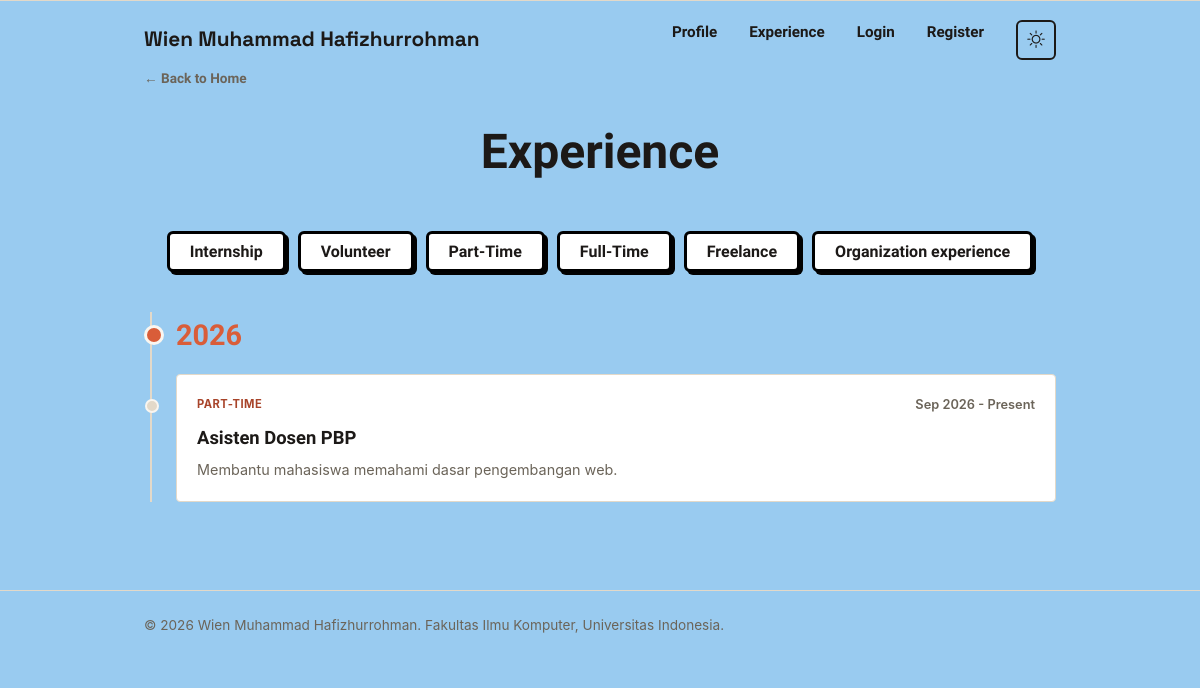
The page /experience/ on the database as committed earlier.
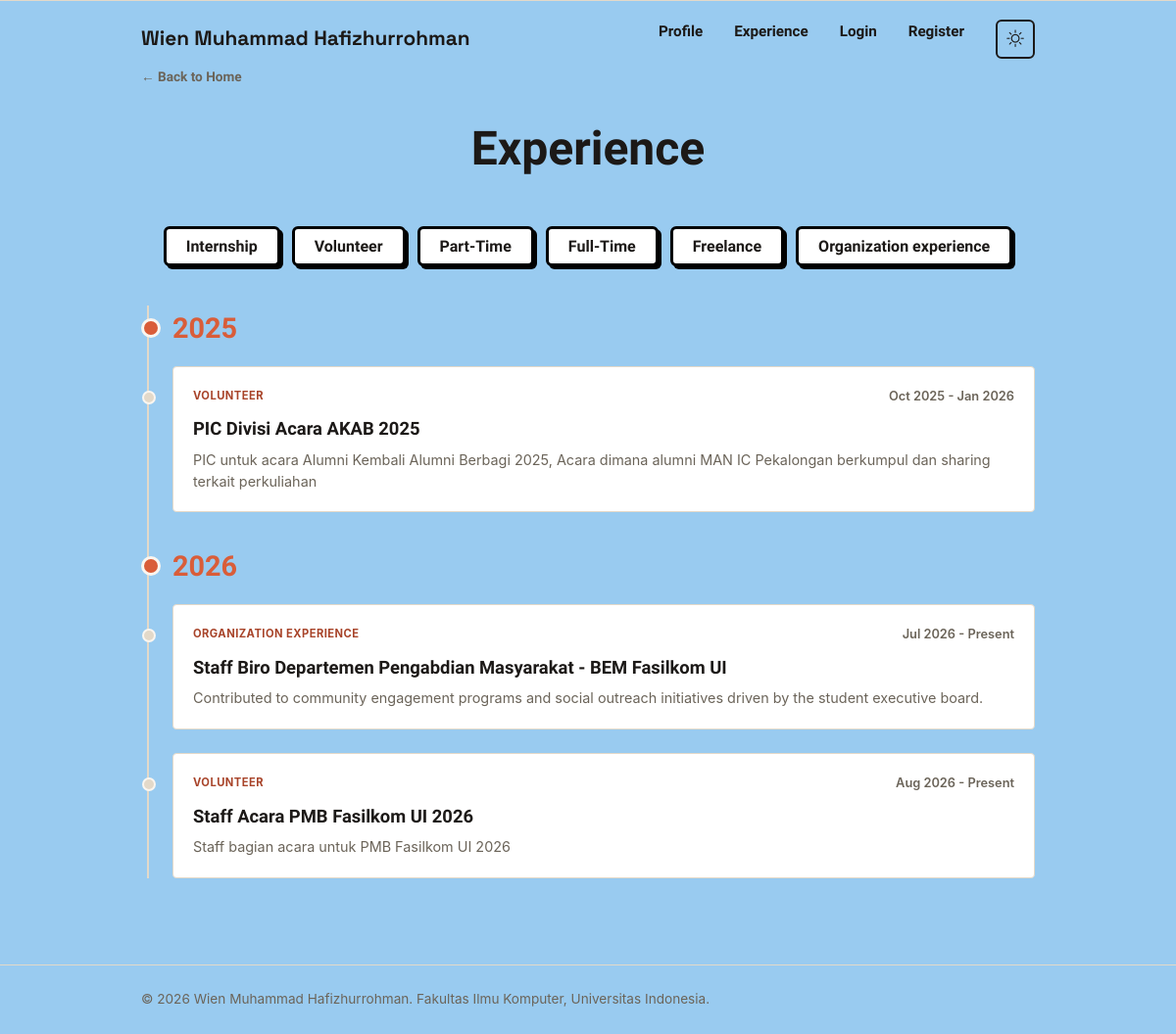
The same page on the database as committed later.
### main/models.py (models this page shows, shortened)
class Experience(models.Model):
    EXPERIENCE_CHOICES = [
        ('internship', 'Internship'),
        ('volunteer', 'Volunteer'),
        ('part-time', 'Part-Time'),
        ('full-time', 'Full-Time'),
        ('freelance', 'Freelance'),
        ('organization', "Organization experience")
    ]
    id = models.UUIDField(primary_key=True, default=uuid.uuid4, editable=False)
    title = models.CharField(max_length=255)
    description = models.TextField()
    category = models.CharField(max_length=20, choices=EXPERIENCE_CHOICES, default='full-time')
    thumbnail = models.URLField(blank=True, null=True)
    is_featured = models.BooleanField(default=False)
    started_at = models.DateTimeField(default=timezone.now, blank=True)
    ended_at = models.DateTimeField(blank=True, null=True)
    @property
    def is_ongoing(self):
        return self.ended_at is None

### main/views.py (the view)
# urls.py: path("experience/", show_experience, name="show_experience"),
def show_experience(request):
    experience_list = Experience.objects.all().order_by("started_at")
    raw_categories = experience_list.values_list("category", flat=True).distinct()
    category_labels = {
        cat: dict(Experience.EXPERIENCE_CHOICES).get(cat, cat) for cat in raw_categories
    }
    exp_category_labels = {val: label for val, label in Experience.EXPERIENCE_CHOICES}
    exp_by_year = OrderedDict()
    for exp in experience_list:
        year = exp.started_at.year if exp.started_at else timezone.now().year
        exp_by_year.setdefault(year, []).append(exp)
    context = {
        "name": "Wien Muhammad Hafizhurrohman",
        "experience_list": experience_list,
        "exp_by_year": exp_by_year,
        "category_labels": category_labels,
        "exp_category_labels": exp_category_labels,
    }
    return render(request, "experience.html", context)

### templates/experience.html (shortened to what this page needs)
{% extends 'base.html' %}
{% block content %}
<main>
    <section class="experience-section" id="experience">
        <div class="container">
            <a href="{% url 'main:show_main' %}" class="back-link">&#8592; Back to Home</a>
            <h2 class="section-title">Experience</h2>
            <div class="category-buttons">
                {% for key, label in exp_category_labels.items %}
                    <button class="btn filter-btn" data-category="{{ key }}">{{ label }}</button>
                {% endfor %}
            </div>
            {% if experience_list %}
                <div class="timeline">
                    {% for year, exps in exp_by_year.items %}
                        <div class="timeline-year">{{ year }}</div>
                        {% for experience in exps %}
                            <article class="timeline-item" data-category="{{ experience.category }}">
                                <div class="timeline-content">
                                    <div class="timeline-header">
                                        <span class="experience-category">{{ experience.get_category_display }}</span>
                                        <span class="timeline-date">
                                            {{ experience.started_at|date:"M Y" }}
                                            {% if not experience.is_ongoing %}
                                                - {{ experience.ended_at|date:"M Y" }}
                                            {% else %}
                                                - Present
                                            {% endif %}
                                        </span>
                                    </div>
                                    <h3>{{ experience.title }}</h3>
                                    <p class="experience-description">{{ experience.description }}</p>
                                </div>
                            </article>
                        {% endfor %}
                    {% endfor %}
                </div>
            {% endif %}
        </div>
    </section>
</main>
{% endblock content %}

Rows that differ between the two databases and show on the page:
removed Experience: year "2026", category "PART-TIME", started_at "Sep 2026", shows "- Present", title "Asisten Dosen PBP", description "Membantu mahasiswa memahami dasar pengembangan web."
added Experience: year "2025", category "VOLUNTEER", started_at "Oct 2025", ended_at "Jan 2026", title "PIC Divisi Acara AKAB 2025", description "PIC untuk acara Alumni Kembali Alumni Berbagi 2025, Acara dimana alumni MAN IC Pekalongan berkumpul dan sharing terkait perkuliahan"
added Experience: year "2026", category "ORGANIZATION EXPERIENCE", started_at "Jul 2026", shows "- Present", title "Staff Biro Departemen Pengabdian Masyarakat - BEM Fasilkom UI", description "Contributed to community engagement programs and social outreach initiatives driven by the student executive board."
added Experience: category "VOLUNTEER", started_at "Aug 2026", shows "- Present", title "Staff Acara PMB Fasilkom UI 2026", description "Staff bagian acara untuk PMB Fasilkom UI 2026", shown under "2026"
